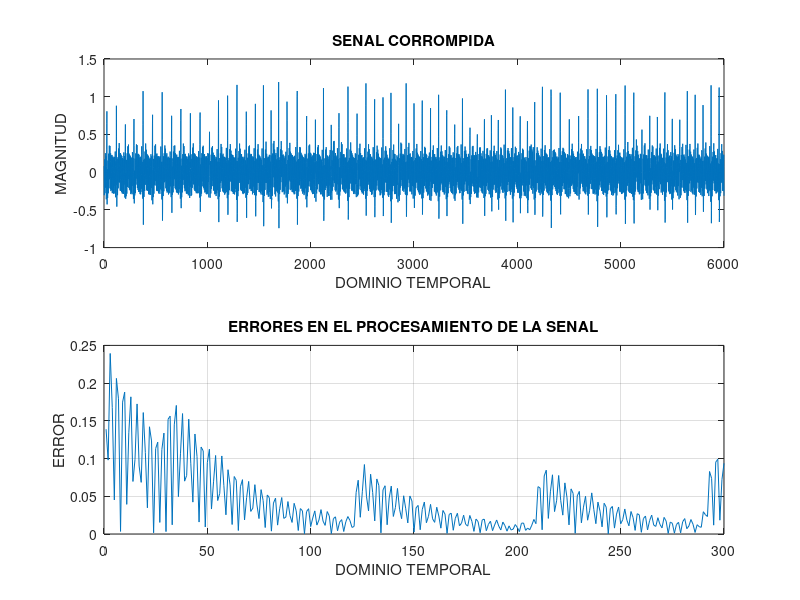

MATLAB code for this plot:
close all;
clear all;
clc;

load ('a01m');
who;

%disp(val);
ecg=linspace(1,6000,6000);
n=linspace(1,6000,6000);

for cont = 1:6000
    ecg(cont)=val(cont);
end



% SE VA A ESCALAR LA FUNCION EN EL INTERVALO [-1,1]
% SI SE QUIERE ELIMINAR EL ESCALAMIENTO SOLO BASTA COMENTAR LA LINEA DE
% CODIGO
ecg = ecg*(1/max(abs(ecg)));
plot(n,ecg),xlabel('MUESTRAS'),ylabel('MAGNITUD (mV)'),title('MUESTRA DE SENAL ELECTROCARDIOGRAFICA')


% MUESTRAS A TOMAR PARA ANALIZAR / SUBINTERVALO DE LAS MUESTRAS ORIGINALES
muestras=300;


%GRAFICA DE LA SENAL DE PRUEBA / 5% DE LAS MUESTRAS TOTALES
nm = linspace(1,muestras,muestras);

%VAN A ESTAR LAS MUESTRAS A GRAFICAR
ecgm = linspace(1,muestras,muestras);

%CICLO PARA PASAR LA GRAFICA A UN INTERVALO DONDE SE PUEDA APRECIAR LA
%GRAFICA
for cont1 = 1:muestras

    ecgm(cont1)=ecg(cont1);

end




% SENAL CONTAMINADA
teta1=5*pi/16;
g=linspace(1,6000,6000);
%SENAL DE CONTAMINACION TOTAL
g=0.25*cos(teta1.*n);



%MUESTRA DE LA SENAL CONTAMINANTE
gm=linspace(1,muestras,muestras);
%CICLO PARA PASAR LA GRAFICA A UN INTERVALO DONDE SE PUEDA APRECIAR LA
%GRAFICA
for cont3 = 1:muestras

    gm(cont3)=g(cont3);
end

plot(nm,ecgm),xlabel('DOMINIO TEMPORAL'),ylabel('MAGNITUD'),title('SENAL MUESTREADA'),grid;

r=linspace(1,6000,6000);
%SENAL TOTAL CONTAMINADA
r=ecg+g;

%MUESTRA DE LA SENAL CONTAMINADA
rm=linspace(1,muestras,muestras);

%CICLO PARA PASAR LA GRAFICA A UN INTERVALO DONDE SE PUEDA APRECIAR LA
%GRAFICA
for cont2=1:muestras

    rm(cont2)=r(cont2);

end

%AQUI SE PUEDEN VER LA SENAL ORIGINAL Y LA SENAL CONTAMINADA QUE ENTRAN AL
%FILTRO
plot(nm,rm,nm,ecgm);



%POLO CON MODULO 0.975 
num=[1 -1.111140466 1];
den = [1 -1.083361954 .950625];
[H,teta]=freqz(num,den,6000);

%ESPECTRO DE FRECUENCIA
transf = fft(ecg);
plot(teta,transf),xlabel('DOMINIO FRECUENCIAL'),ylabel('MAGNITUD'),title('TRANSFORMADA DE FOURIER DE LA SENAL ECG'),grid;

%GRAFICA DE RESPUESTA EN FRECUENCIA DEL FILTRO
subplot(2,1,1),plot(teta,abs(H)),xlabel('FRECUENCIA'),ylabel('MAGNITUD'),title('RESPUESTA EN FRECUENCIA - MAGNITUD')
subplot(2,1,2),plot(teta,angle(H)),xlabel('FRECUENCIA (rad)'),ylabel('MAGNITUD'),title('RESPUESTA EN FRECUENCIA - FASE');

%PROCEDAMOS CON LA INSTRUCCION FILTER
yss = filter(num,den,r);
yssm = linspace(1,muestras,muestras);

for cont4 = 1:muestras
   
    yssm(cont4) = yss(cont4);
end

%GRAFICAS DE COMPARACION DE SENALES - MUESTRAS 
subplot(2,1,1),plot(nm,rm),xlabel('DOMINIO TEMPORAL'),ylabel('MAGNITUD'),title('SENAL CORROMPIDA')
subplot(2,1,2),plot(nm,ecgm,nm,yssm),xlabel('DOMINIO TEMPORAL'),ylabel('MAGNITUD'),title('SENAL DESEADA + SENAL DE ESTADO ESTACIONARIO');

%GRAFICAS DE COMPARACION DE SENALES - TOTAL
subplot(2,1,1),plot(n,r),xlabel('DOMINIO TEMPORAL'),ylabel('MAGNITUD'),title('SENAL CORROMPIDA')
subplot(2,1,2),plot(n,ecg,n,yss),xlabel('DOMINIO TEMPORAL'),ylabel('MAGNITUD'),title('SENAL DESEADA Vs SENAL DE SALIDA')

%ERROR ASOCIADO A CADA MUESTRA
error = abs(yss-ecg);
errorm = abs(yssm-ecgm);
disp('ERROR MAXIMO DEL FILTRO ES:');
disp(max(error));


%ERROR PROMEDIO
errorpromedio = 0;
for cont5 = 1:6000
    errorpromedio = errorpromedio + error(cont5);
end
errorpromedio = errorpromedio/6000;

disp('ERROR PROMEDIO COMETIDO:');
disp(errorpromedio);
plot(nm,errorm,nm,yssm,nm,ecgm),xlabel('DOMINIO TEMPORAL'),ylabel(''),title('ERRORES EN EL PROCESAMIENTO DE LA SENAL'),grid;
plot(nm,errorm),xlabel('DOMINIO TEMPORAL'),ylabel('ERROR'),title('ERRORES EN EL PROCESAMIENTO DE LA SENAL'),grid;








    
    